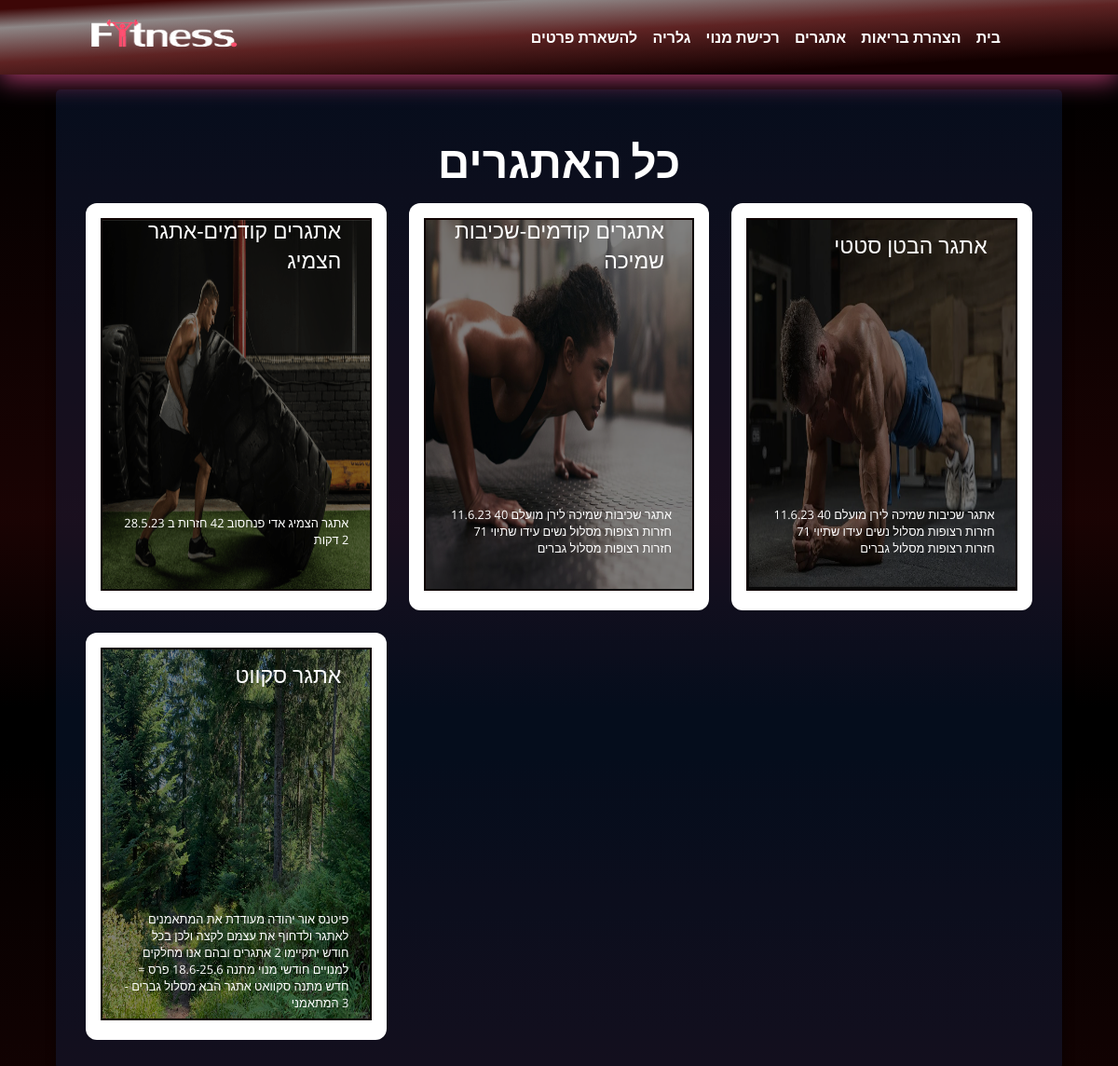
/posts, run on an earlier commit of the app's database.
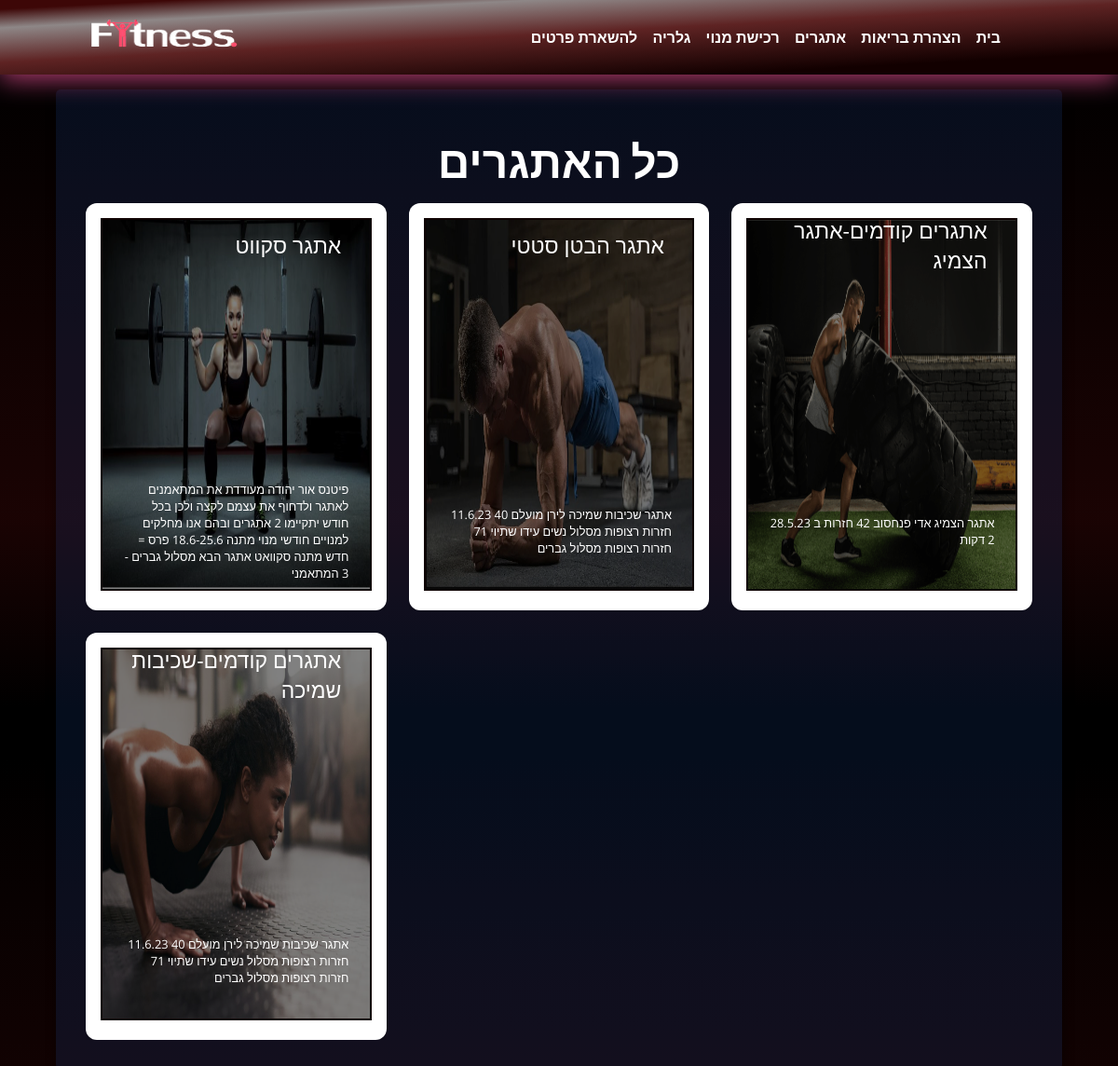
And on a later commit of the database.
### blog/models.py (models this page shows, shortened)
class Post(models.Model):
    title = models.CharField(max_length=150)
    excerpt = models.CharField(max_length=200)
    image = models.ImageField(upload_to="post", null= True)
    date = models.DateField(auto_now=True)
    slug = models.SlugField(unique=True, db_index=True)
    content = models.TextField(validators=[MinLengthValidator(10)])
    author = models.ForeignKey(Author, on_delete=models.SET_NULL,null=True, related_name="posts")
    tags = models.ManyToManyField(Tag)

### blog/views.py (the view)
# urls.py: path("posts",views.AllPostsView.as_view(), name="post-page"),
class AllPostsView(ListView):
    template_name = "blog/all-posts.html"
    model = Post
    ordering = ["-date"]
    context_object_name = "all_posts"

### blog/templates/blog/all-posts.html (shortened to what this page needs)
{% extends 'base.html' %}
{% load static%}
{% block css_files %}
<link rel="stylesheet" href="{% static "blog/all-posts.css" %}">
<link rel="stylesheet" href="{% static "blog/index.css" %}">
<link rel="stylesheet" href="{% static "blog/post.css" %}">
{% endblock%}
{% block content%}
<section id="all-posts">
    <h2> כל האתגרים</h2>
    <ul>
        {% for post in all_posts %}
        {% include "blog/includes/post.html"%}
        {% endfor %}
    </ul>
</section>
{% endblock%}

### blog/templates/blog/includes/post.html
{% load static%}
<li>
    <article class="post">
        <a href="{% url "post-detail-page" post.slug %}">
            <img src="{{post.image.url}}" alt="{{post.title}}">
                     <p id="challname">{{post.title}}</p>
                    <p id ="desc">{{post.excerpt}}</p>
        </a>
    </article>
</li>

What changed in the data, as far as the page shows it:
changed Post "אתגר סקווט": image: a different picture; moves up the list
changed Post "אתגר הבטן סטטי": moves up the list
